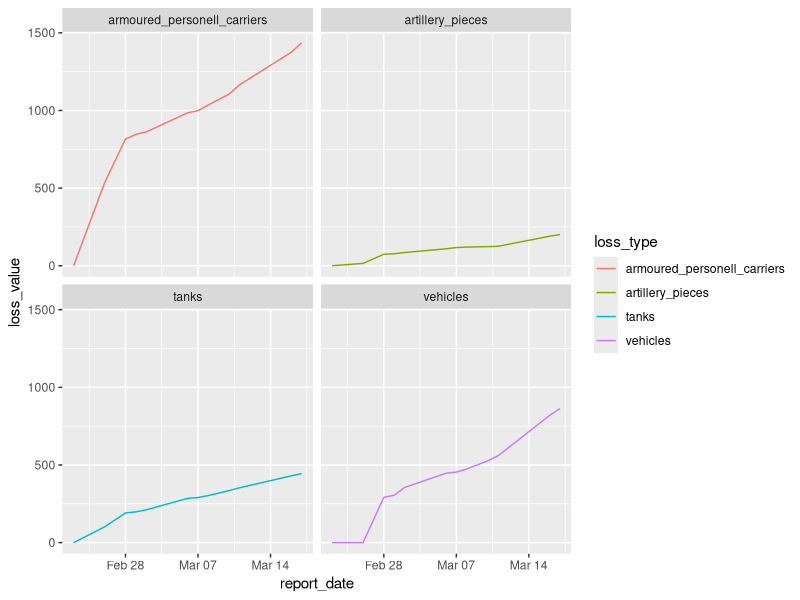
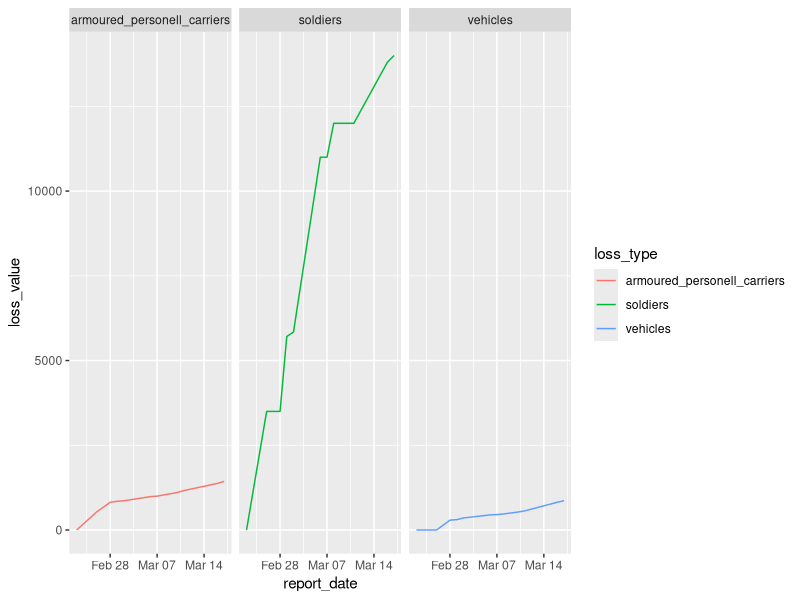
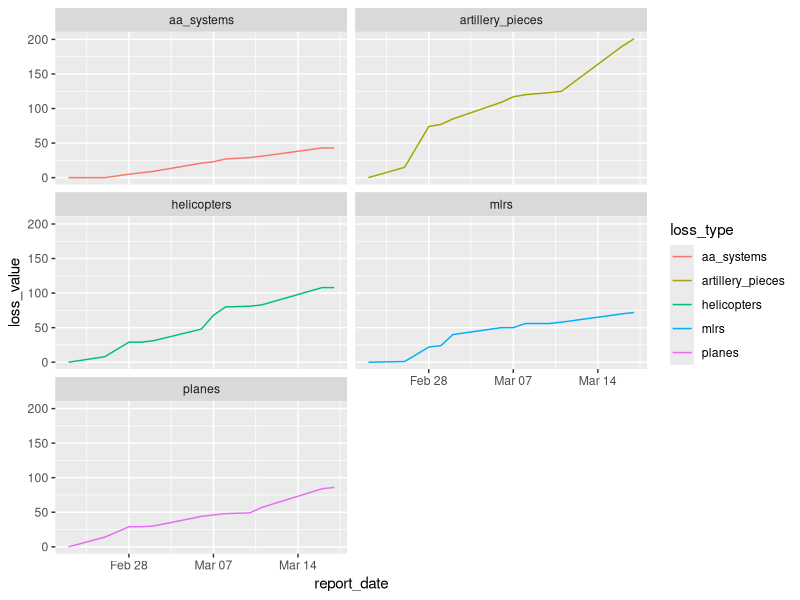

Write R code to recreate these figures, in order. (Note: this script raises an error after producing the figures.)
## ---- chunk 1
knitr::opts_chunk$set(echo = TRUE)
library(dplyr)
library(ggplot2)
library(forecast)
## ---- chunk 2
russian_losses <- tibble::tribble(
  ~report_date, ~soldiers, ~planes, ~helicopters, ~tanks,  ~artillery_pieces,  
  ~armoured_personell_carriers, ~mlrs, ~boats, ~vehicles, ~fuel_tankers, ~uav, ~aa_systems,
  "2022-02-23", 0, 0, 0, 0, 0, 0, 0, 0, 0, 0, 0, 0,
  "2022-02-26", 3500, 14, 8, 102, 15, 536, 1, 0, 0, 0, 0, 0,
  "2022-02-28", 3500, 29, 29, 191, 74, 816, 22, 0, 291, 60, 3, 5,
  "2022-03-01", 5710, 29, 29, 198, 77, 846, 24, 2, 305, 60, 3, 7,
  "2022-03-02", 5840, 30, 31, 211, 85, 862, 40, 2, 355, 60, 3, 9,
  "2022-03-06", 11000, 44, 48, 285, 109, 985, 50, 2, 447, 60, 4, 21,
  "2022-03-07", 11000, 46, 68, 290, 117, 999, 50, 2, 454, 60, 7, 23,
  "2022-03-08", 12000, 48, 80, 303, 120, 1036, 56, 2, 474, 60, 7, 27,
  "2022-03-10", 12000, 49, 81, 335, 123, 1105, 56, 2, 526, 60, 7, 29,
  "2022-03-11", 12000, 57, 83, 353, 125, 1165, 58, 2, 558, 60, 7, 31,
  "2022-03-16", 13800, 84, 108, 430, 190, 1375, 70, 2, 819, 60, 11, 43,
  "2022-03-17", 14000, 86, 108, 444, 201, 1435, 72, 2, 864, 60, 11, 43,
  ) %>% 
  mutate(report_date = as.Date(report_date))

campaign_length = as.integer(max(russian_losses$report_date) - min(russian_losses$report_date))
campaign_length_weeks = ceiling(campaign_length / 7)

russian_losses
 
## ---- chunk 3
 
russian_losses %>% 
  filter(report_date == as.character(max(russian_losses$report_date))) %>% 
  select(-report_date) %>% 
  purrr::map_df(.f=function(x) x / campaign_length)
## ---- chunk 4
russian_losses %>% 
  select(report_date, tanks, artillery_pieces, armoured_personell_carriers, vehicles) %>% 
  tidyr::pivot_longer(cols = where(~is.numeric(.x)), names_to="loss_type", values_to="loss_value") %>% 
  ggplot(aes(report_date, loss_value, group=loss_type, colour=loss_type)) +
  geom_line() +
  facet_wrap(~loss_type, ncol = 2)

## ---- chunk 5
russian_losses %>% 
  select(report_date, soldiers, armoured_personell_carriers, vehicles) %>% 
  tidyr::pivot_longer(cols = where(~is.numeric(.x)), names_to="loss_type", values_to="loss_value") %>% 
  ggplot(aes(report_date, loss_value, group=loss_type, colour=loss_type)) +
  geom_line() +
  facet_wrap(~loss_type, ncol = 3)

## ---- chunk 6
russian_losses %>% 
  select(report_date, planes, helicopters, artillery_pieces, mlrs, aa_systems) %>% 
  tidyr::pivot_longer(cols = where(~is.numeric(.x)), names_to="loss_type", values_to="loss_value") %>% 
  ggplot(aes(report_date, loss_value, group=loss_type, colour=loss_type)) +
  geom_line() +
  facet_wrap(~loss_type, ncol = 2)

## ---- chunk 7

russian_losses_all_dates <-
  dplyr::tibble(report_date = min(russian_losses$report_date) + 0:campaign_length) %>%
  left_join(russian_losses, by="report_date")


russian_losses_all_dates
## ---- chunk 8
russian_losses_all_dates <- 
  russian_losses_all_dates %>% 
  mutate(across(where(~is.numeric(.x)), .fns=forecast::na.interp)) %>%
  mutate(across(where(~is.numeric(.x)), .fns=as.numeric)) %>% 
  mutate(across(where(~is.numeric(.x)), .fns=round))

russian_losses_all_dates
## ---- chunk 9
russian_losses_all_dates <- 
  russian_losses_all_dates %>% 
  mutate(campaign_week_number = c(0, rep(1:campaign_length_weeks, each=7)[1:(campaign_length)]))
  
russian_losses_all_dates
## ---- chunk 10
russian_losses_all_dates %>% 
  pull(soldiers) %>% 
  forecast::ma(order=2)
  

## ---- chunk 11
russian_losses_all_dates %>% 
  mutate(soldiers_lag = dplyr::lag(soldiers)) %>% 
  select(report_date, soldiers, soldiers_lag)


russian_losses_all_dates %>% 
  mutate(across(where(~is.numeric(.x)), .fns=stats::lag))
  

## ---- chunk 12
russian_losses_all_dates %>% 
  select(report_date, tanks, artillery_pieces, armoured_personell_carriers, vehicles) %>% 
  tidyr::pivot_longer(cols = where(~is.numeric(.x)), names_to="loss_type", values_to="loss_value") %>% 
  ggplot(aes(report_date, loss_value, group=loss_type, colour=loss_type)) +
  geom_line() +
  facet_wrap(~loss_type, ncol = 2)
